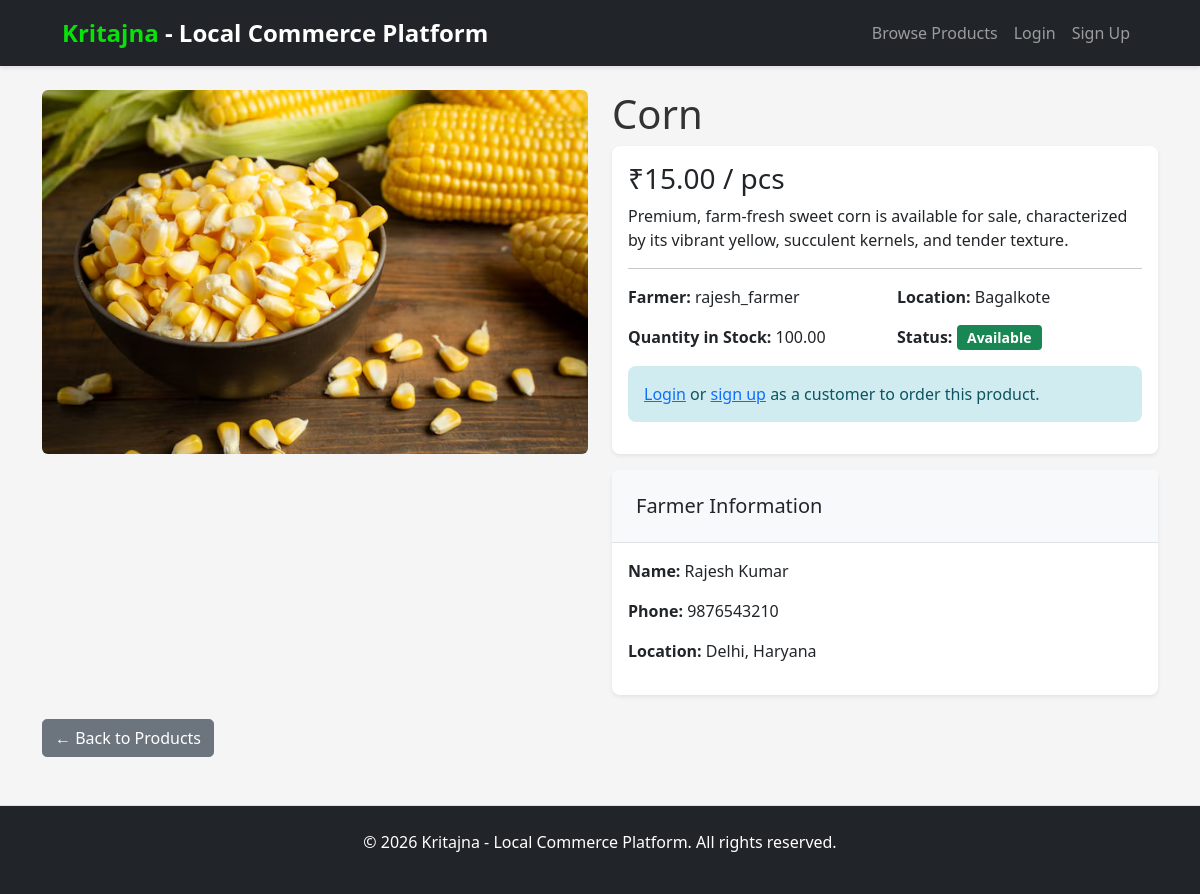
The page /products/19/ on the database its author committed.
### products/models.py (models this page shows, shortened)
class Product(models.Model):
    farmer = models.ForeignKey(User, on_delete=models.CASCADE, limit_choices_to={'role': 'farmer'}, related_name='products')
    name = models.CharField(max_length=200)
    description = models.TextField()
    price = models.DecimalField(max_digits=10, decimal_places=2)
    price_per_unit = models.DecimalField(max_digits=10, decimal_places=2, default=0.00)
    UNIT_KG = 'kg'
    UNIT_LITER = 'liter'
    UNIT_BUNDLE = 'bundle'
    UNIT_PIECE = 'piece'
    UNIT_CHOICES = [
        (UNIT_KG, 'kg'),
        (UNIT_LITER, 'liter'),
        (UNIT_BUNDLE, 'bundle'),
        (UNIT_PIECE, 'piece'),
    ]
    unit = models.CharField(max_length=20, choices=UNIT_CHOICES, default=UNIT_KG)
    unit_obj = models.ForeignKey('Unit', on_delete=models.SET_NULL, null=True, blank=True, related_name='products')
    quantity = models.DecimalField(max_digits=10, decimal_places=2, default=0)
    location = models.CharField(max_length=255)
    image = models.ImageField(upload_to='products/', blank=True, null=True)
    sold_out = models.BooleanField(default=False)
    created_at = models.DateTimeField(auto_now_add=True)
    updated_at = models.DateTimeField(auto_now=True)
    category = models.ForeignKey('Category', on_delete=models.SET_NULL, null=True, blank=True, related_name='products')
    class Meta:
        ordering = ['-created_at']

class Unit(models.Model):
    name = models.CharField(max_length=50, unique=True)
    slug = models.SlugField(max_length=60, unique=True)
    code = models.CharField(max_length=10, blank=True, null=True)
    class Meta:
        ordering = ['name']

### users/models.py (models this page shows, shortened)
class User(AbstractUser):
    ROLE_CHOICES = [
        ('customer', 'Customer'),
        ('farmer', 'Farmer'),
        ('delivery_partner', 'Delivery Partner'),
    ]
    role = models.CharField(max_length=20, choices=ROLE_CHOICES, default='customer')
    location = models.CharField(max_length=255, blank=True)
    phone_number = models.CharField(max_length=15, blank=True)
    farmer_id = models.CharField(max_length=50, unique=True, blank=True, null=True)
    subscription_paid = models.BooleanField(default=False)
    subscription_amount = models.DecimalField(max_digits=10, decimal_places=2, default=0.00)
    subscription_date = models.DateTimeField(null=True, blank=True)
    class Meta:
        verbose_name = "User"
        verbose_name_plural = "Users"

### products/views.py (the view)
# urls.py: path('<int:pk>/', views.product_detail, name='product_detail'),
def product_detail(request, pk):
    product = get_object_or_404(Product, pk=pk)
    context = {'product': product}
    return render(request, 'products/detail.html', context)

### kritajna/context_processors.py (called while the page is built)
def cart_item_count(request):
    count = 0
    try:
        if request.user.is_authenticated and getattr(request.user, 'role', None) == 'customer':
            cart, _ = Cart.objects.get_or_create(user=request.user)
            count = cart.items.count()
    except Exception:
        count = 0
    return {'cart_item_count': count}

### templates/products/detail.html (shortened to what this page needs)
{% extends 'base.html' %}
{% block content %}
<div class="row">
    <div class="col-md-6">
        {% if product.image %}
            <img src="{{ product.image.url }}" class="img-fluid rounded" alt="{{ product.name }}">
        {% else %}
            <div class="bg-light rounded d-flex align-items-center justify-content-center" style="height: 400px;">
                <span class="text-muted">📦 No Image Available</span>
            </div>
        {% endif %}
    </div>
    <div class="col-md-6">
        <h1>{{ product.name }}</h1>
        <div class="card mb-3">
            <div class="card-body">
                <h3 class="card-title">
                    {% if product.price_per_unit and product.price_per_unit > 0 %}
                        ₹{{ product.price_per_unit }} / {% if product.unit_obj %}{{ product.unit_obj.code|default:product.unit_obj.name }}{% else %}{{ product.unit }}{% endif %}
                    {% else %}
                        ₹{{ product.price }}
                    {% endif %}
                </h3>
                <p class="card-text">{{ product.description }}</p>
                <hr>
                <div class="row mb-3">
                    <div class="col-md-6">
                        <strong>Farmer:</strong> {{ product.farmer.username }}
                    </div>
                    <div class="col-md-6">
                        <strong>Location:</strong> {{ product.location }}
                    </div>
                </div>
                <div class="row mb-3">
                    <div class="col-md-6">
                        <strong>Quantity in Stock:</strong> {{ product.quantity }}
                    </div>
                    <div class="col-md-6">
                        <strong>Status:</strong>
                        {% if product.sold_out %}
                            <span class="badge bg-danger">Sold Out</span>
                        {% else %}
                            <span class="badge bg-success">Available</span>
                        {% endif %}
                    </div>
                </div>
                {% if user.is_authenticated and user.role == 'customer' and not product.sold_out %}
                    <form method="post" action="{% url 'add_to_cart' product.id %}">
                        {% csrf_token %}
                        <div class="mb-3">
                            <label for="quantity" class="form-label">Quantity:</label>
                            <input type="number" id="quantity" name="quantity" step="0.01" min="0.01" max="{{ product.quantity }}" value="1" class="form-control" required>
                            <input type="hidden" name="product_id" value="{{ product.id }}">
                        </div>
                        <button type="submit" class="btn btn-success btn-lg w-100">Add to Cart</button>
                    </form>
                {% elif not user.is_authenticated %}
                    <p class="alert alert-info">
                        <a href="{% url 'login' %}">Login</a> or <a href="{% url 'signup' %}">sign up</a> as a customer to order this product.
                    </p>
                {% elif product.sold_out %}
                    <p class="alert alert-warning">This product is currently sold out.</p>
                {% endif %}
            </div>
        </div>
        <div class="card">
            <div class="card-header">
                <h5 class="mb-0">Farmer Information</h5>
            </div>
            <div class="card-body">
                <p><strong>Name:</strong> {{ product.farmer.get_full_name|default:product.farmer.username }}</p>
                <p><strong>Phone:</strong> {{ product.farmer.phone_number|default:"Not provided" }}</p>
                <p><strong>Location:</strong> {{ product.farmer.location }}</p>
            </div>
        </div>
    </div>
</div>
<div class="row mt-4">
    <div class="col-md-12">
        <a href="{% url 'browse_products' %}" class="btn btn-secondary">← Back to Products</a>
    </div>
</div>
{% endblock %}

### static/css/style.css (style rules this page uses)
:root { --primary-color: rgb(8, 207, 8); --secondary-color: #6c757d; --success-color: #198754; --danger-color: #dc3545; --warning-color: #ffc107; --info-color: #0dcaf0; --dark-color: #212529; }
body { font-family: 'Segoe UI', Tahoma, Geneva, Verdana, sans-serif; background-color: #f5f5f5; color: #333; }
.card { border: none; border-radius: 0.5rem; box-shadow: 0 0.125rem 0.25rem rgba(0, 0, 0, 0.075); transition: transform 0.3s ease, box-shadow 0.3s ease; }
.card-header { background-color: #f8f9fa; border-bottom: 1px solid #dee2e6; padding: 1.5rem; }
.btn { border-radius: 0.3rem; font-weight: 500; transition: all 0.3s ease; }
.badge { padding: 0.35rem 0.65rem; font-size: 0.875rem; border-radius: 0.25rem; }
.alert { border: none; border-radius: 0.5rem; padding: 1rem; }
.alert-info { background-color: #d1ecf1; color: #0c5460; }

### rows shown on the page
Product: image (picture), name "Corn", price_per_unit "15.00", unit_obj.code "pcs", description "Premium, farm-fresh sweet corn is available for sale, characterized by its vibrant yellow, succulent kernels, and tender texture.", farmer.username "rajesh_farmer", location "Bagalkote", quantity "100.00", farmer.get_full_name "Rajesh Kumar", farmer.phone_number "9876543210", farmer.location "Delhi, Haryana"
